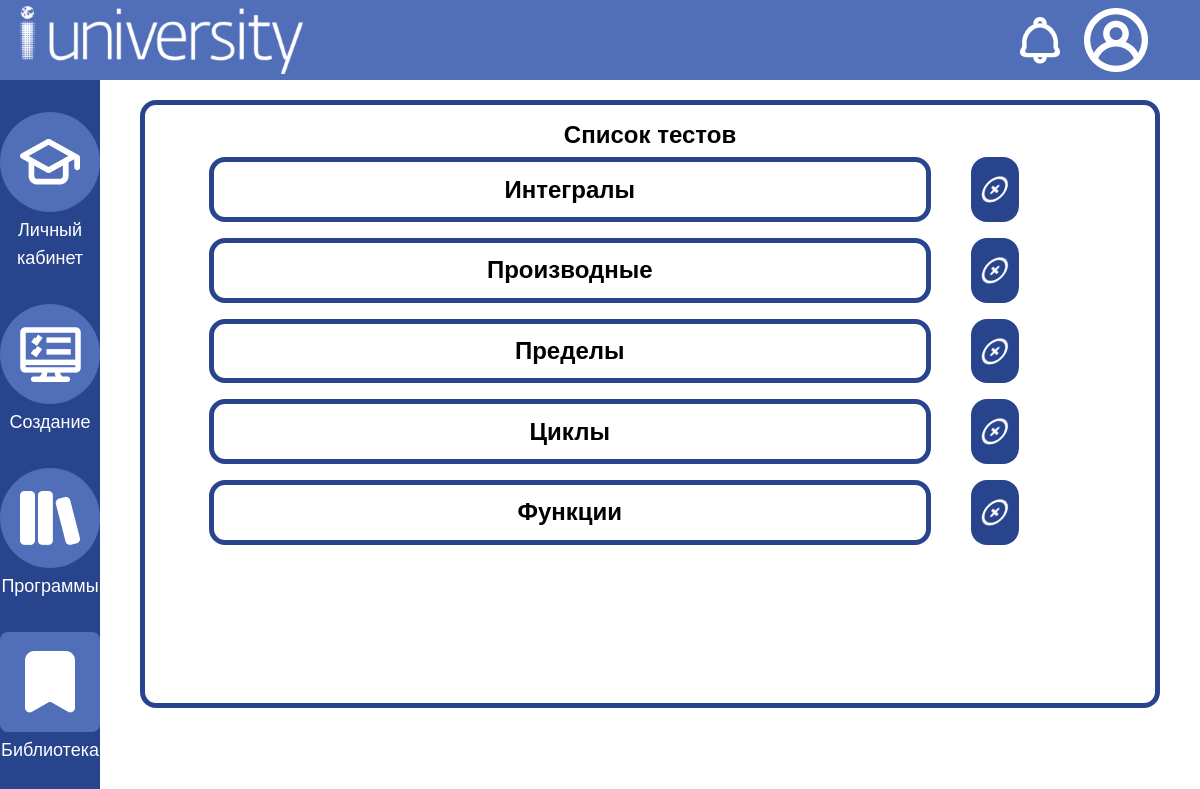
Page /author/library (signed in) on the committed database.
### testing_system/models.py (models this page shows)
class Test(models.Model):
    name = models.TextField(default='')
    description = models.TextField(default='')
    deadline = models.DateField(null=True)
    program = models.ForeignKey(Program, on_delete=models.CASCADE, null=True)

### testing_system/views.py (the view)
# urls.py: path("author/library", views.author_library_view, name="authorLibrary"),
@login_required
@permission_required('testing_system.add_test')
def author_library_view(request):
    programs = Program.objects.filter(author=request.user)
    return render(request, 'testing_system/authorLibrary.html', context={"programs":programs})

### testing_system/templates/testing_system/authorLibrary.html (shortened to what this page needs)
<!doctype html>
{% load static %}
<html lang="ru">
<head>
    <script src="https://cdn.tailwindcss.com"></script>
    <link rel="stylesheet" href="{% static "css/font.css" %}" />
    <link rel="stylesheet" href="{% static "css/scroll_5px.css" %}" />
</head>
<body>
    <div class="w-screen h-screen overflow-hidden">
        {% include "pattern/header.html" %}
        <div class="flex flex-row h-[90%]">
            {% include "pattern/nav.html" %}
            <div class="w-11/12 px-10 flex flex-col items-center h-full">
                <div class="w-full py-5 h-[90%]">
                    <div class="w-full h-full rounded-2xl border-[5px] border-[#28448D] flex flex-col p-4">
                        <div class="h-[5%] text-2xl font-bold flex justify-center items-center select-none" >
                            Список тестов
                        </div>
                        <div class="h-[95%]">
                            <ul class="overflow-scroll h-full w-full">
                                {%for program in programs%}
                                {%for test in program.test_set.all%}
                                <div class="h-[15%] w-full p-2 flex-none flex flex-row">
                                        <a href="{% url 'testCreated' test.id%}" class="rounded-2xl border-[5px] border-[#28448D] flex justify-center items-center h-full w-[75%] mx-10 text-2xl font-bold">
                                            {{test.name}}
                                        </a>
                                    <form method="post" action="{% url 'deleteTest' test.id%}" class="w-[5%] h-full">
                                        <button type="submit" class="w-full h-full transition duration-300 ease-in-out p-3 rounded-2xl bg-[#28448D] hover:bg-[#223A77] flex items-center justify-center text-[#FFFFFF] text-xl font-bold select-none">
                                            <img src="{% static "images/plus_circle.png" %}" class="rotate-45 h-[90%] select-none" />
                                        </button>
                                    </form>
                                </div>
                                {%endfor%}
                                {%endfor%}
                            </ul>
                        </div>
                    </div>
                </div>
            </div>
        </div>
    </div>
</body>
</html>

### rows in the picture
Test: name "Интегралы"
Test: name "Производные"
Test: name "Пределы"
Test: name "Циклы"
Test: name "Функции"
